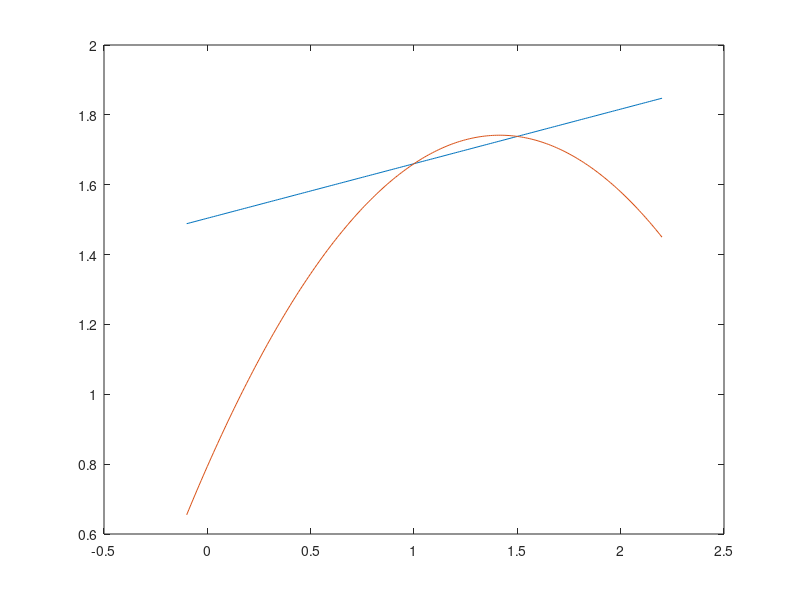

MATLAB code for this plot:
xvalue = 1.3;
tk=[1 1.5 2];
ftk=[1.6602 1.7383 1.5796];

% t = [0:0.01:10];
% C0 = exp(-1/5)+sin(1);

% 
% fplot(functionf)
% hold on;
p1 = polyfit( tk(1:2),ftk(1:2), 1);
p2 = polyfit( tk(1:3),ftk(1:3), 2);


x=[0 0.5 0.7];  
y=[ 1.005 0.857 0.881 ];
% p1 = polyfit( x(1:2) , y(1:2) , 1 )
% p2 = polyfit( x(1:3) , y(1:3) , 2 )
xx=-0.1:0.01:2.2; 
y1=polyval(p1,xx); 
plot(xx,y1);
hold on;
y2=polyval(p2,xx); 
plot(xx,y2);

% trancation error
C0 = exp(-1/5)+sin(1);
C1 = ( ftk(1) - C0)/(tk(1)-1);
C2 = (ftk(2) - C0 - C1*(tk(1)-1))/((tk(2)-1)*(2-1.5));
 
C = [C0 C1 C2];
Rt = -0.4736*(xvalue-1)*(xvalue-1.5) %  0.0284

f0_bar_minus_f0 = exp(-1/5)+sin(1)-1.6602
f1_bar_minus_f1 = exp(-1.5/5)+sin(1.5)-1.7383

u=(xvalue-1)/(1.5-1);
Rxf = (1-u)*f0_bar_minus_f0+u*f1_bar_minus_f1; % 8.6195e-06

format long
Rb=exp(-1.3/5)+sin(1.3)-1.70706

